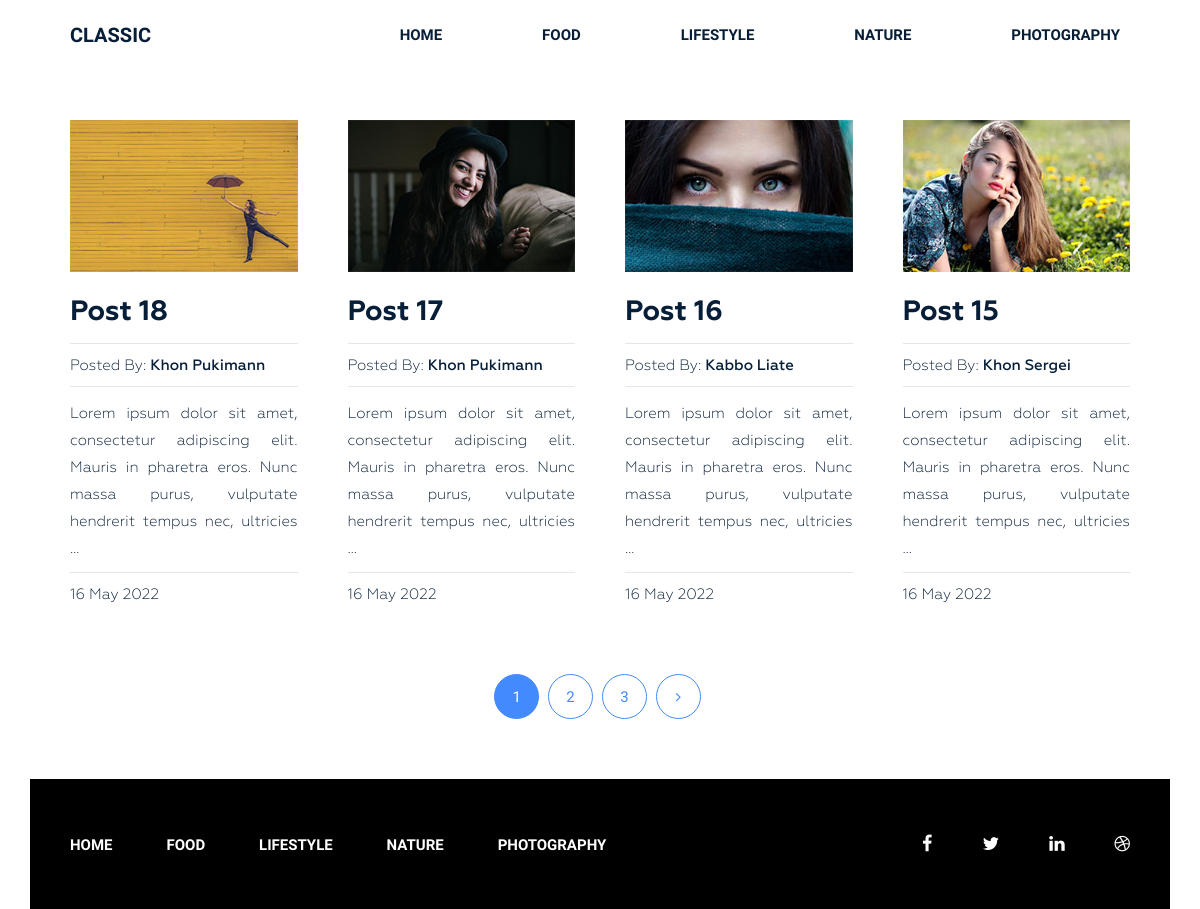
The page / on the database its author committed.
### blog/models.py (models this page shows, shortened)
class Category(models.Model):
    title = models.CharField(max_length=255)
    slug = models.SlugField(max_length=255, unique=True)
    def get_absolute_url(self):
        return reverse('category', kwargs={'slug': self.slug})
    class Meta:
        verbose_name = 'Category'
        verbose_name_plural = 'Categories'
        ordering = ['title']

class Post(models.Model):
    title = models.CharField(max_length=255)
    slug = models.CharField(max_length=255, unique=True)
    author = models.CharField(max_length=100)
    content = models.TextField(blank=True)
    created_at = models.DateTimeField(auto_now_add=True)
    photo = models.ImageField(upload_to='photos/%Y/%m/%d/', blank=True)
    views = models.IntegerField(default=0)
    category = models.ForeignKey(Category, on_delete=models.PROTECT, related_name='posts')
    tags = models.ManyToManyField(Tag, blank=True, related_name='posts')
    def get_absolute_url(self):
        return reverse('post', kwargs={'slug': self.slug})
    class Meta:
        verbose_name = 'Post'
        verbose_name_plural = 'Posts'
        ordering = ['-created_at']

### blog/views.py (the view)
# urls.py: path('', Home.as_view(), name='home'),
class Home(ListView):
    model = Post
    template_name = 'blog/index.html'
    context_object_name = 'posts'
    paginate_by = 4
    def get_context_data(self, *, object_list=None, **kwargs):
        context = super().get_context_data(**kwargs)
        context['title'] = 'Classic blog design'
        return context

### blog/templatetags/menu.py (called while the page is built)
@register.inclusion_tag('blog/menu_tpl.html')
def show_menu(menu_class='menu'):
    categories = Category.objects.all()
    return {'categories': categories, 'menu_class': menu_class}

### blog/templates/blog/index.html (shortened to what this page needs)
{% extends 'base.html' %}
{% load static %}
{% block content %}
<section class="blog-post-area">
    <div class="container">
        <div class="row">
            <div class="blog-post-area-style">
                {% for post in posts %}
                <div class="col-md-3">
                    <div class="single-post">
                        {% if post.photo %}
                        <img src="{{ post.photo.url }}" alt="{{ post.title }}">
                        {% endif %}
                        <h3><a href="{{ post.get_absolute_url }}">{{ post.title }}</a></h3>
                        <h4><span>Posted By: <span class="author-name">{{ post.author }}</span></span>
                        </h4>
                        {{ post.content|truncatewords_html:20|safe }}
                        <h4><span>{{ post.created_at|date:'d E Y' }}</span></h4>
                    </div>
                </div>
                {% endfor %}
            </div>
        </div>
    </div>
    {% include 'inc/_paginator.html' %}
</section>
{% endblock content %}

### siteblog/static/style.css (style rules this page uses)
.wrapper header.header .menu { margin: 0 }
.wrapper header.header .menu ul { float: right; margin: 0; padding: 0; margin-right: 4px; }
.wrapper header.header .menu ul li { display: inline-block; list-style: outside none none; margin: 0 -4px 0 0; }
.wrapper header.header .menu ul li a { color: rgb(6, 30, 55); font-family: "Raleway", sans-serif; font-size: 15px; font-weight: 600; line-height: 70px; padding: 26px 50px; text-decoration: none; text-transform: uppercase; }
section.blog-post-area { margin-top: 50px; }
section.blog-post-area img { width: 100%; }
section.blog-post-area .single-post { padding-right: 20px; margin: 00px 0px 0px; }
section.blog-post-area h4 span { font-family: Geometria; font-weight: 400; font-size: 15px; color: #061e37; text-decoration: none; }
section.blog-post-area h4 span.author-name { font-weight: 500; }
.blog-post-area .single-post h3 a { font-family: Geometria; font-size: 28px; font-weight: 700; text-decoration: none; color: #061e37; }
.blog-post-area .single-post p { color: #061e37; font-family: Geometria; font-size: 15px; font-weight: 400; line-height: 27px; padding-top: 14px; position: relative; text-align: justify; }
.blog-post-area .single-post h4 { margin-bottom: 12px; padding-top: 10px; position: relative; }
.blog-post-area .single-post h4::before { background: #e6e6e6 none repeat scroll 0 0; content: ""; height: 1px; position: absolute; top: 0; width: 100%; }
.blog-post-area .single-post p::before { background: #e6e6e6 none repeat scroll 0 0; content: ""; height: 1px; position: absolute; top: 0; width: 100%; }
.blog-post-area .single-post h3 { margin: 25px 0 15px; }
.blog-post-area .blog-post-area-style { margin: 0 20px 0 40px; }
.wrapper footer.footer .footer-menu { margin: 0 }
.wrapper footer.footer .footer-menu ul { line-height: 130px; margin: 0; padding: 0; }
.wrapper footer.footer .footer-menu ul li { display: inline; list-style: outside none none; margin: 0; padding: 30px 0px; }
.wrapper footer.footer .footer-menu ul li a { color: #fff; font-family: "Raleway", sans-serif; font-size: 15px; font-weight: 600; line-height: 70px; margin-left: 40px; padding: 26px 10px 26px 0; text-decoration: none; text-transform: uppercase; }

### rows shown on the page
Category: title "FOOD"
Category: title "LIFESTYLE"
Category: title "NATURE"
Category: title "PHOTOGRAPHY"
Post: photo (picture), title "Post 18", author "Khon Pukimann", content "Lorem ipsum dolor sit amet, consectetur adipiscing elit. Mauris in pharetra eros. Nunc massa purus, vulputate hendrerit tempus nec, ultricies …", created_at "16 May 2022"
Post: photo (picture), title "Post 17", author "Khon Pukimann", content "Lorem ipsum dolor sit amet, consectetur adipiscing elit. Mauris in pharetra eros. Nunc massa purus, vulputate hendrerit tempus nec, ultricies …", created_at "16 May 2022"
Post: photo (picture), title "Post 16", author "Kabbo Liate", content "Lorem ipsum dolor sit amet, consectetur adipiscing elit. Mauris in pharetra eros. Nunc massa purus, vulputate hendrerit tempus nec, ultricies …", created_at "16 May 2022"
Post: photo (picture), title "Post 15", author "Khon Sergei", content "Lorem ipsum dolor sit amet, consectetur adipiscing elit. Mauris in pharetra eros. Nunc massa purus, vulputate hendrerit tempus nec, ultricies …", created_at "16 May 2022"

### other values the page prints
{{ p }} "1"
{{ p }} "2" "3"
